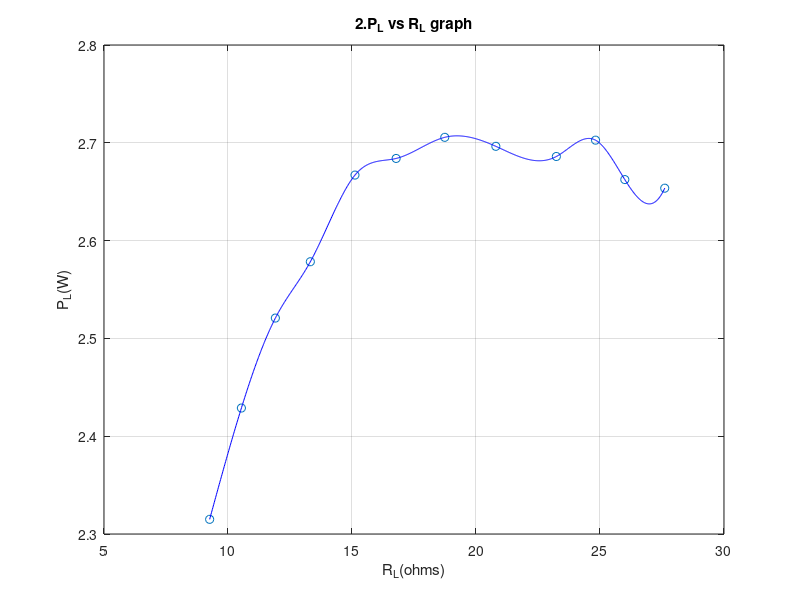

This chart was generated by the following MATLAB code:
clc
clear all;
close all;
R_L = [9.26
10.54
11.91
13.32
15.12
16.78
18.74
20.8
23.24
24.82
26
27.61
];

P_L = [2.315
2.4288
2.5208
2.5784
2.667
2.684
2.7056
2.6964
2.686
2.7027
2.6624
2.6536
];
%x1 = [15.12 16.78 18.74 24.82];
%y1 = [2.667 2.684 2.7056 2.7027];
x = R_L;
y = P_L;
xi = linspace(min(x), max(x), 1000);                     
yi = interp1(x, y, xi, 'spline', 'extrap');
figure(1)
plot(x, y, 'o')

hold on
plot(xi, yi, '-b')

%plot(x1,y1,'o');
grid on
xlabel('R_L(ohms)')
ylabel('P_L(W)')
title('2.P_L vs R_L graph')
 
%legend('Original Data', 'Interpolation', 'Location', 'NE')
